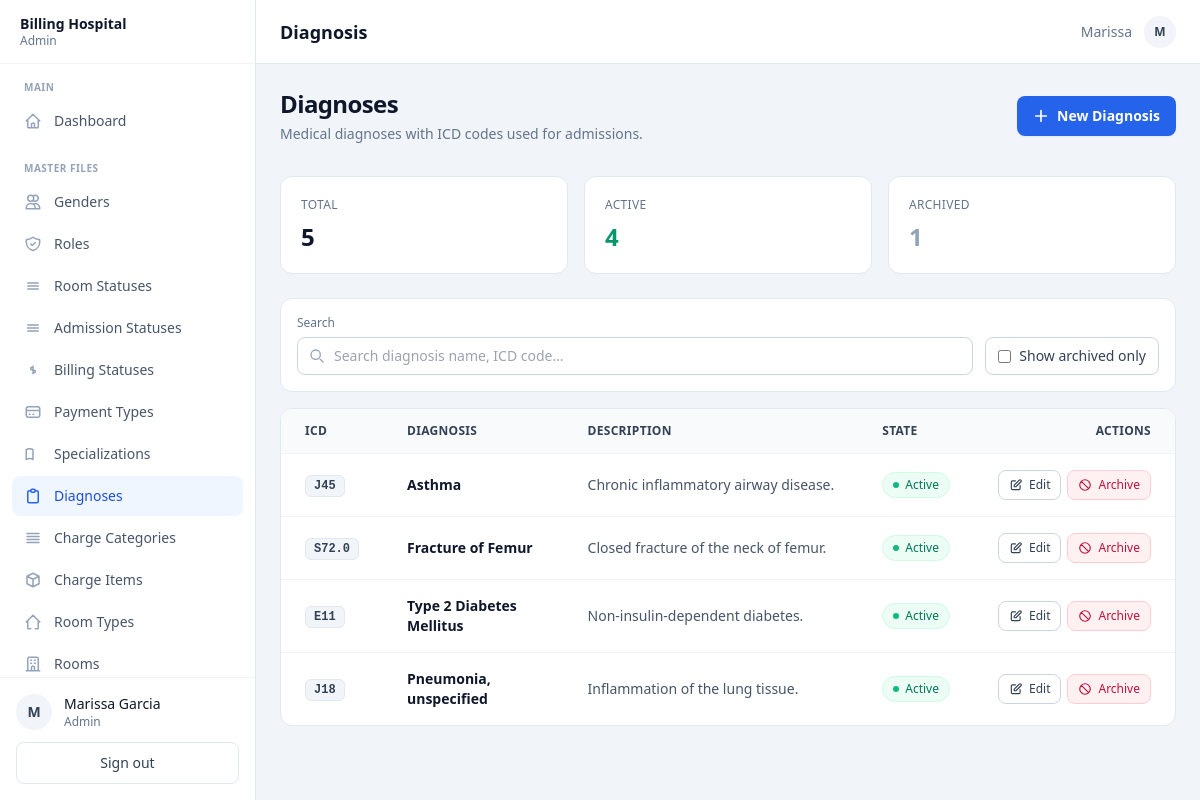
Page /index.php?page=diagnosis (signed in) on the committed database.
### tables this page shows
CREATE TABLE `diagnosis` (
  `diagnosis_id` int(11) NOT NULL,
  `icd_code` varchar(50) DEFAULT NULL,
  `diagnosis_name` varchar(150) NOT NULL,
  `description` varchar(255) DEFAULT NULL,
  `is_active` tinyint(1) NOT NULL DEFAULT 1
);

### index.php (called while the page is built, shortened)
<?php
$currentUser = $_SESSION['user'];
$roleId      = (int)$currentUser['role_id'];
$layout = match ($roleId) {
    1 => 'admin',
    2 => 'doctor',
    3 => 'nurse',
    4 => 'cashier',
    default => 'admin',
};
require __DIR__ . '/views/layouts/' . $layout . '.php';

### controllers/DiagnosisController.php (called while the page is built, shortened)
<?php
class DiagnosisController
{
    private PDO $pdo;
    public function __construct(PDO $pdo) { $this->pdo = $pdo; }
    public function getAll(): array
    {
        return $this->pdo->query(
            'SELECT diagnosis_id, icd_code, diagnosis_name, description, is_active
             FROM `diagnosis`
             ORDER BY diagnosis_id'
        )->fetchAll();
    }
}

### views/admin/diagnosis.php (the view, shortened to what this page needs)
<?php
require_once __DIR__ . '/../../controllers/DiagnosisController.php';
$diagnoses = (new DiagnosisController($pdo))->getAll();
$totalDiagnoses    = count($diagnoses);
$activeDiagnoses   = count(array_filter($diagnoses, fn($d) => (int)$d['is_active'] === 1));
$archivedDiagnoses = $totalDiagnoses - $activeDiagnoses;
?>
<div class="mb-8 flex flex-col sm:flex-row sm:items-center sm:justify-between gap-4">
    <div>
        <h1 class="text-2xl font-bold text-slate-900 tracking-tight">Diagnoses</h1>
        <p class="mt-1 text-sm text-slate-500">Medical diagnoses with ICD codes used for admissions.</p>
    </div>
    <button type="button" id="openCreateBtn"
            class="inline-flex items-center justify-center gap-2 rounded-lg bg-blue-600 px-4 py-2.5 text-sm font-semibold text-white shadow-sm hover:bg-blue-700">
        <svg class="w-4 h-4" fill="none" viewBox="0 0 24 24" stroke="currentColor" stroke-width="2.5">
            <path stroke-linecap="round" stroke-linejoin="round" d="M12 4v16m8-8H4"/>
        </svg>
        New Diagnosis
    </button>
</div>
<div class="grid grid-cols-1 sm:grid-cols-3 gap-4 mb-6">
    <div class="bg-white rounded-xl border border-slate-200 p-5">
        <p class="text-xs font-medium text-slate-500 uppercase tracking-wide">Total</p>
        <p class="mt-2 text-2xl font-bold text-slate-900"><?= $totalDiagnoses ?></p>
    </div>
    <div class="bg-white rounded-xl border border-slate-200 p-5">
        <p class="text-xs font-medium text-slate-500 uppercase tracking-wide">Active</p>
        <p class="mt-2 text-2xl font-bold text-emerald-600"><?= $activeDiagnoses ?></p>
    </div>
    <div class="bg-white rounded-xl border border-slate-200 p-5">
        <p class="text-xs font-medium text-slate-500 uppercase tracking-wide">Archived</p>
        <p class="mt-2 text-2xl font-bold text-slate-400"><?= $archivedDiagnoses ?></p>
    </div>
</div>
<div class="bg-white rounded-xl border border-slate-200 p-4 mb-4">
    <div class="flex flex-col lg:flex-row lg:items-end gap-3">
        <div class="flex-1">
            <label class="block text-xs font-medium text-slate-500 mb-1.5">Search</label>
            <div class="relative">
                <input type="text" id="filterSearch" placeholder="Search diagnosis name, ICD code…"
                       class="w-full rounded-lg border border-slate-300 pl-9 pr-3 py-2 text-sm
                              focus:outline-none focus:ring-2 focus:ring-blue-500 focus:border-blue-500">
            </div>
        </div>
        <div class="flex items-center gap-3">
            <label class="inline-flex items-center gap-2 text-sm text-slate-700 select-none cursor-pointer whitespace-nowrap
                          rounded-lg border border-slate-300 px-3 py-2 hover:bg-slate-50">
                <input type="checkbox" id="showArchived"
                       class="rounded border-slate-300 text-blue-600 focus:ring-blue-500">
                Show archived only
            </label>
        </div>
    </div>
</div>
<div class="bg-white rounded-xl border border-slate-200 overflow-hidden">
    <div class="overflow-x-auto">
        <table class="min-w-full text-sm">
            <thead class="bg-slate-50 border-b border-slate-200">
                <tr>
                    <th class="text-left px-6 py-3.5 font-semibold text-slate-700 text-xs uppercase tracking-wide">ICD</th>
                    <th class="text-left px-6 py-3.5 font-semibold text-slate-700 text-xs uppercase tracking-wide">Diagnosis</th>
                    <th class="text-left px-6 py-3.5 font-semibold text-slate-700 text-xs uppercase tracking-wide">Description</th>
                    <th class="text-left px-6 py-3.5 font-semibold text-slate-700 text-xs uppercase tracking-wide">State</th>
                    <th class="text-right px-6 py-3.5 font-semibold text-slate-700 text-xs uppercase tracking-wide">Actions</th>
                </tr>
            </thead>
            <tbody class="divide-y divide-slate-100">
                <?php foreach ($diagnoses as $d): ?>
                    <tr class="hover:bg-slate-50 diagnosis-row"
                        data-search="<?= htmlspecialchars(strtolower($d['diagnosis_name'] . ' ' . ($d['icd_code'] ?? '') . ' ' . ($d['description'] ?? ''))) ?>"
                        data-status="<?= (int)$d['is_active'] ?>">
                        <td class="px-6 py-4">
                            <?php if (!empty($d['icd_code'])): ?>
                                <span class="inline-block rounded-md bg-slate-100 border border-slate-200 px-2 py-0.5 text-xs font-mono font-semibold text-slate-700">
                                    <?= htmlspecialchars($d['icd_code']) ?>
                                </span>
                            <?php else: ?>
                                <span class="text-xs text-slate-400">—</span>
                            <?php endif; ?>
                        </td>
                        <td class="px-6 py-4">
                            <p class="font-semibold text-slate-900"><?= htmlspecialchars($d['diagnosis_name']) ?></p>
                        </td>
                        <td class="px-6 py-4 text-slate-600 max-w-xl">
                            <?php if (!empty($d['description'])): ?>
                                <p class="truncate"><?= htmlspecialchars($d['description']) ?></p>
                            <?php else: ?>
                                <span class="text-xs text-slate-400">No description</span>
                            <?php endif; ?>
                        </td>
                        <td class="px-6 py-4">
                            <?php if ((int)$d['is_active'] === 1): ?>
                                <span class="inline-flex items-center gap-1.5 rounded-full bg-emerald-50 border border-emerald-100 px-2.5 py-1 text-xs font-medium text-emerald-700">
                                    <span class="w-1.5 h-1.5 rounded-full bg-emerald-500"></span>
                                    Active
                                </span>
                            <?php endif; ?>
                        </td>
                        <td class="px-6 py-4 text-right whitespace-nowrap">
                            <div class="inline-flex items-center gap-1.5">
                                <button type="button"
                                        class="edit-btn inline-flex items-center gap-1.5 rounded-lg border border-slate-300 bg-white px-2.5 py-1.5 text-xs font-medium text-slate-700 hover:bg-slate-50 hover:border-slate-400"
                                        data-diagnosis='<?= htmlspecialchars(json_encode($d), ENT_QUOTES, "UTF-8") ?>'>
                                    <svg class="w-3.5 h-3.5" fill="none" viewBox="0 0 24 24" stroke="currentColor" stroke-width="2">
                                        <path stroke-linecap="round" stroke-linejoin="round" d="M11 5H6a2 2 0 00-2 2v11a2 2 0 002 2h11a2 2 0 002-2v-5m-1.414-9.414a2 2 0 112.828 2.828L11.828 15H9v-2.828l8.586-8.586z"/>
                                    </svg>
                                    Edit
                                </button>
                                <?php if ((int)$d['is_active'] === 1): ?>
                                    <button type="button"
                                            class="deactivate-btn inline-flex items-center gap-1.5 rounded-lg border border-rose-200 bg-rose-50 px-2.5 py-1.5 text-xs font-medium text-rose-700 hover:bg-rose-100 hover:border-rose-300"
                                            data-diagnosis-id="<?= (int)$d['diagnosis_id'] ?>"
                                            data-diagnosis-name="<?= htmlspecialchars($d['diagnosis_name']) ?>">
                                        <svg class="w-3.5 h-3.5" fill="none" viewBox="0 0 24 24" stroke="currentColor" stroke-width="2">
                                            <path stroke-linecap="round" stroke-linejoin="round" d="M18.364 18.364A9 9 0 005.636 5.636m12.728 12.728A9 9 0 015.636 5.636m12.728 12.728L5.636 5.636"/>
                                        </svg>
                                        Archive
                                    </button>
                                <?php endif; ?>
                            </div>
                        </td>
                    </tr>
                <?php endforeach; ?>
            </tbody>
        </table>
    </div>
</div>

### rows in the picture
diagnosis: icd_code "J45", diagnosis_name "Asthma", description "Chronic inflammatory airway disease.", is_active 1 (drawn)
diagnosis: icd_code "S72.0", diagnosis_name "Fracture of Femur", description "Closed fracture of the neck of femur.", is_active 1 (drawn)
diagnosis: icd_code "E11", diagnosis_name "Type 2 Diabetes Mellitus", description "Non-insulin-dependent diabetes.", is_active 1 (drawn)
diagnosis: icd_code "J18", diagnosis_name "Pneumonia, unspecified", description "Inflammation of the lung tissue.", is_active 1 (drawn)

### other values in the picture
$currentUser['role_name'] "Admin"
$sectionName "MAIN"
$item['label'] "Dashboard"
$sectionName "MASTER FILES"
$item['label'] "Genders"
$item['label'] "Roles"
$item['label'] "Room Statuses"
$item['label'] "Admission Statuses"
$item['label'] "Billing Statuses"
$item['label'] "Payment Types"
$item['label'] "Specializations"
$item['label'] "Diagnoses"
$item['label'] "Charge Categories"
$item['label'] "Charge Items"
$item['label'] "Room Types"
